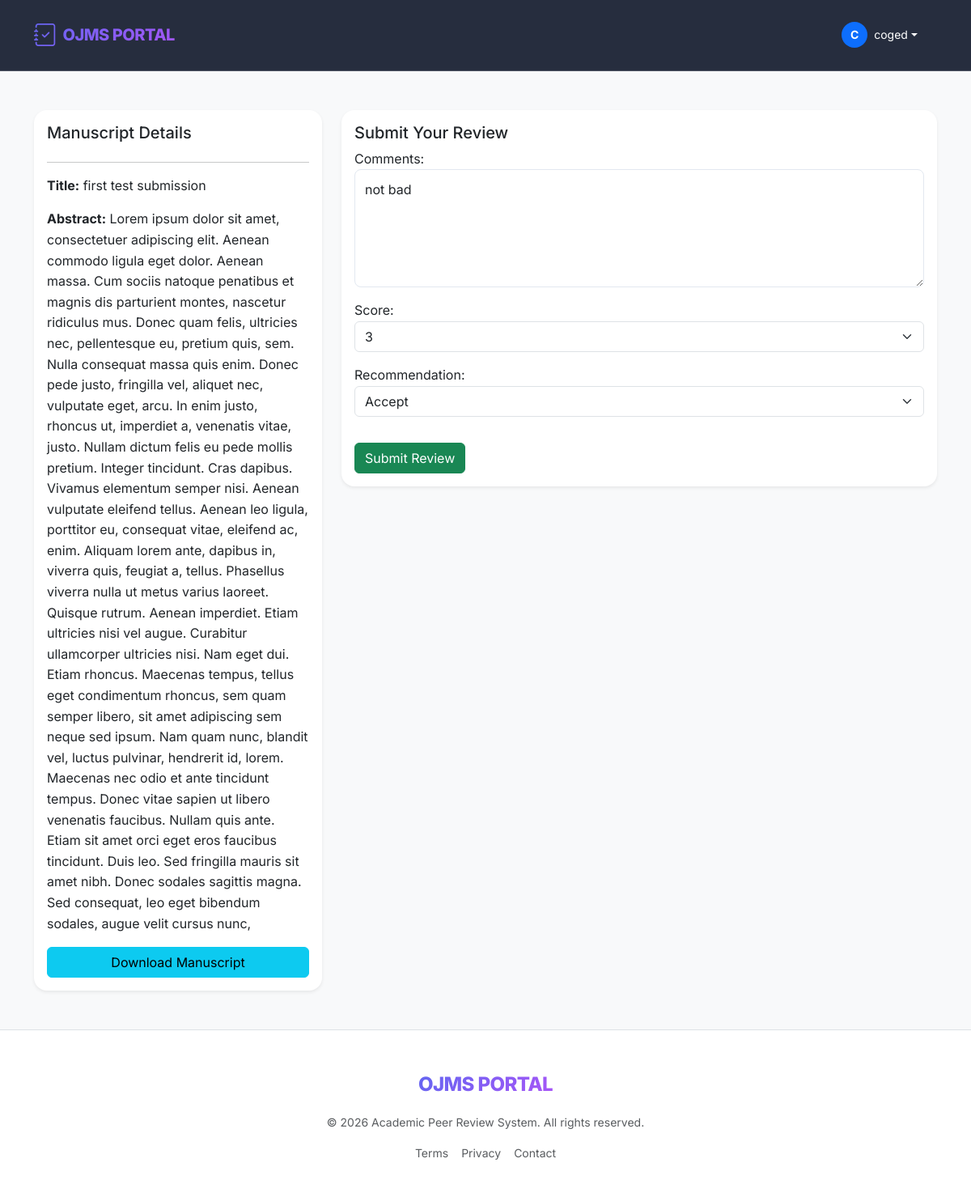
/submissions/review/4/ (signed in), run on the app's committed database.
### users/models.py (models this page shows, shortened)
class CustomUser(AbstractUser):
    ADMIN = 'ADMIN'
    EDITOR = 'EDITOR'
    REVIEWER = 'REVIEWER'
    AUTHOR = 'AUTHOR'
    ROLE_CHOICES = [
        (ADMIN, 'Administrator'),
        (EDITOR, 'Editor'),
        (REVIEWER, 'Reviewer'),
        (AUTHOR, 'Author'),
    ]
    role = models.CharField(max_length=10, choices=ROLE_CHOICES, default=AUTHOR)
    institution = models.CharField(max_length=255, blank=True, null=True)
    expertise = models.CharField(max_length=255, blank=True, null=True, help_text="Comma-separated areas of expertise")

### submissions/models.py (models this page shows, shortened)
class Manuscript(models.Model):
    SUBMITTED = 'SUBMITTED'
    UNDER_REVIEW = 'UNDER_REVIEW'
    DECISION_READY = 'DECISION_READY'
    ACCEPTED = 'ACCEPTED'
    REJECTED = 'REJECTED'
    REVISION_REQ = 'REVISION_REQ'
    STATUS_CHOICES = [
        (SUBMITTED, 'Submitted'),
        (UNDER_REVIEW, 'Under Review'),
        (DECISION_READY, 'Decision Ready'),
        (ACCEPTED, 'Accepted'),
        (REJECTED, 'Rejected'),
        (REVISION_REQ, 'Revision Required'),
    ]
    title = models.CharField(max_length=255)
    abstract = models.TextField()
    author = models.ForeignKey(
        settings.AUTH_USER_MODEL,
        on_delete=models.CASCADE,
        related_name='manuscripts'
    )
    file = models.FileField(upload_to='manuscripts/')
    version = models.IntegerField(default=1)
    status = models.CharField(max_length=20, choices=STATUS_CHOICES, default=SUBMITTED)
    submission_date = models.DateTimeField(auto_now_add=True)
    updated_at = models.DateTimeField(auto_now=True)
    editor = models.ForeignKey(
        settings.AUTH_USER_MODEL,
        on_delete=models.SET_NULL,
        null=True,
        blank=True,
        related_name='assigned_manuscripts',
        limit_choices_to={'role': 'EDITOR'}
    )
    class Meta:
        ordering = ['-submission_date']

class Review(models.Model):
    PENDING = 'PENDING'
    COMPLETED = 'COMPLETED'
    STATUS_CHOICES = [
        (PENDING, 'Pending'),
        (COMPLETED, 'Completed'),
    ]
    manuscript = models.ForeignKey(Manuscript, on_delete=models.CASCADE, related_name='reviews')
    reviewer = models.ForeignKey(
        settings.AUTH_USER_MODEL,
        on_delete=models.CASCADE,
        limit_choices_to={'role': 'REVIEWER'}
    )
    comments = models.TextField(blank=True, null=True)
    score = models.IntegerField(choices=[(i, i) for i in range(1, 6)], blank=True, null=True)
    recommendation = models.CharField(
        max_length=20,
        choices=[('ACCEPT', 'Accept'), ('REJECT', 'Reject'), ('REVISE', 'Revise')],
        blank=True,
        null=True
    )
    date_assigned = models.DateTimeField(auto_now_add=True)
    date_submitted = models.DateTimeField(null=True, blank=True)
    status = models.CharField(max_length=10, choices=STATUS_CHOICES, default=PENDING)

### submissions/views.py (the view)
# urls.py: path('review/<int:review_id>/', views.submit_review, name='submit_review'),
@login_required
def submit_review(request, review_id):
    review = get_object_or_404(Review, id=review_id, reviewer=request.user)
    if request.method == 'POST':
        form = ReviewForm(request.POST, instance=review)
        if form.is_valid():
            review = form.save(commit=False)
            review.status = 'COMPLETED'
            review.date_submitted = timezone.now()
            review.save()
            messages.success(request, "Review submitted. Thank you!")
            return redirect('dashboard')
    else:
        form = ReviewForm(instance=review)
    return render(request, 'submissions/submit_review.html', {'form': form, 'manuscript': review.manuscript})

### submissions/forms.py
class ReviewForm(forms.ModelForm):
    class Meta:
        model = Review
        fields = ['comments', 'score', 'recommendation']
        widgets = {
            'comments': forms.Textarea(attrs={'class': 'form-control', 'rows': 5}),
            'score': forms.Select(attrs={'class': 'form-select'}),
            'recommendation': forms.Select(attrs={'class': 'form-select'}),
        }

### templates/submissions/submit_review.html (shortened to what this page needs)
{% extends 'base.html' %}
{% block content %}
    <div class="row">
        <div class="col-md-4">
            <div class="card p-3 shadow-sm">
                <h5>Manuscript Details</h5>
                <hr>
                <p><strong>Title:</strong> {{ manuscript.title }}</p>
                <p><strong>Abstract:</strong> {{ manuscript.abstract }}</p>
                <a href="{{ manuscript.file.url }}" class="btn btn-info w-100" target="_blank">Download Manuscript</a>
            </div>
        </div>
        <div class="col-md-8">
            <div class="card p-3 shadow-sm">
                <h5>Submit Your Review</h5>
                <form method="post">
                    {{ form.as_p }}
                    <button type="submit" class="btn btn-success mt-3">Submit Review</button>
                </form>
            </div>
        </div>
    </div>
{% endblock %}

### templates/base.html (shortened to what this page needs)
<!DOCTYPE html>
<html lang="en">
<head>
    <link rel="stylesheet" href="https://cdn.jsdelivr.net/npm/bootstrap-icons@1.11.3/font/bootstrap-icons.min.css">
    <link href="https://cdn.jsdelivr.net/npm/bootstrap@5.3.0/dist/css/bootstrap.min.css" rel="stylesheet">
    {% load static %}
    <link rel="stylesheet" href="{% static 'css/main.css' %}">
</head>
<body class="bg-light">
    <nav class="navbar navbar-expand-lg navbar-dark sticky-top mb-5">
        <div class="container">
            <a class="navbar-brand d-flex align-items-center" href="{% url 'landing' %}">
                <i class="bi bi-journal-check fs-3 me-2"></i>
                <span>OJMS PORTAL</span>
            </a>
            <div class="collapse navbar-collapse" id="navbarMain">
                <div class="navbar-nav ms-auto align-items-center">
                    {% if user.is_authenticated %}
                        <div class="nav-item dropdown me-3">
                            <a class="nav-link dropdown-toggle text-white d-flex align-items-center" href="#" role="button" data-bs-toggle="dropdown">
                                <div class="bg-primary rounded-circle me-2 d-flex align-items-center justify-content-center" style="width: 32px; height: 32px;">
                                    <span class="small fw-bold">{{ user.username|first|upper }}</span>
                                </div>
                                <span class="small">{{ user.username }}</span>
                            </a>
                        </div>
                    {% else %}
                        <a href="{% url 'login' %}" class="nav-link me-2 text-white">Login</a>
                        <a href="{% url 'register' %}" class="btn btn-primary btn-sm px-4 rounded-pill shadow-sm">Sign Up</a>
                    {% endif %}
                </div>
            </div>
        </div>
    </nav>
    <main class="container fade-in min-vh-100">
        {% block content %}{% endblock %}
    </main>
    <footer class="bg-white border-top mt-5 py-5">
        <div class="container text-center">
            <div class="mb-3">
                <a class="navbar-brand text-decoration-none fs-4" href="#">OJMS PORTAL</a>
            </div>
            <p class="text-muted small">&copy; 2026 Academic Peer Review System. All rights reserved.</p>
            <div class="d-flex justify-content-center gap-3">
                <a href="#" class="text-decoration-none text-muted small">Terms</a>
                <a href="#" class="text-decoration-none text-muted small">Privacy</a>
                <a href="#" class="text-decoration-none text-muted small">Contact</a>
            </div>
        </div>
    </footer>
</body>
</html>

### static/css/main.css (style rules this page uses)
:root { --primary-gradient: linear-gradient(135deg, #6366f1 0%, #a855f7 100%); --secondary-gradient: linear-gradient(135deg, #3b82f6 0%, #2dd4bf 100%); --card-shadow: 0 10px 15px -3px rgba(0, 0, 0, 0.1), 0 4px 6px -2px rgba(0, 0, 0, 0.05); --glass-bg: rgba(255, 255, 255, 0.8); --glass-border: rgba(255, 255, 255, 0.2); }
body { font-family: 'Inter', system-ui, -apple-system, sans-serif; background-color: #f8fafc; color: #1e293b; line-height: 1.6; }
.navbar { background: rgba(15, 23, 42, 0.9) !important; backdrop-filter: blur(10px); border-bottom: 1px solid var(--glass-border); padding: 1rem 0; }
.navbar-brand { font-weight: 800; letter-spacing: -0.025em; background: var(--primary-gradient); -webkit-background-clip: text; background-clip: text; -webkit-text-fill-color: transparent; }
.card { border: none; border-radius: 1rem; box-shadow: var(--card-shadow); transition: transform 0.2s ease, box-shadow 0.2s ease; }
.fade-in { animation: fadeIn 0.8s ease-out; }
.form-control { border-radius: 0.5rem; border: 1px solid #e2e8f0; padding: 0.75rem; }

### data on the page
CustomUser: username|first "C", username "coged"
Manuscript: title "first test submission", abstract "Lorem ipsum dolor sit amet, consectetuer adipiscing elit. Aenean commodo ligula eget dolor. Aenean massa. Cum sociis natoque penatibus et magnis dis parturient montes, nascetur ridiculus mus. Donec quam felis, ultricies nec, pellentesque eu, pretium quis, sem. Nulla consequat massa quis enim. Donec pede justo, fringilla vel, aliquet nec, vulputate eget, arcu. In enim justo, rhoncus ut, imperdiet a, venenatis vitae, justo. Nullam dictum felis eu pede mollis pretium. Integer tincidunt. Cras dapibus. Vivamus elementum semper nisi. Aenean vulputate eleifend tellus. Aenean leo ligula, porttitor eu, consequat vitae, eleifend ac, enim. Aliquam lorem ante, dapibus in, viverra quis, feugiat a,…"
Review: comments "not bad", score "3", recommendation "Accept"
